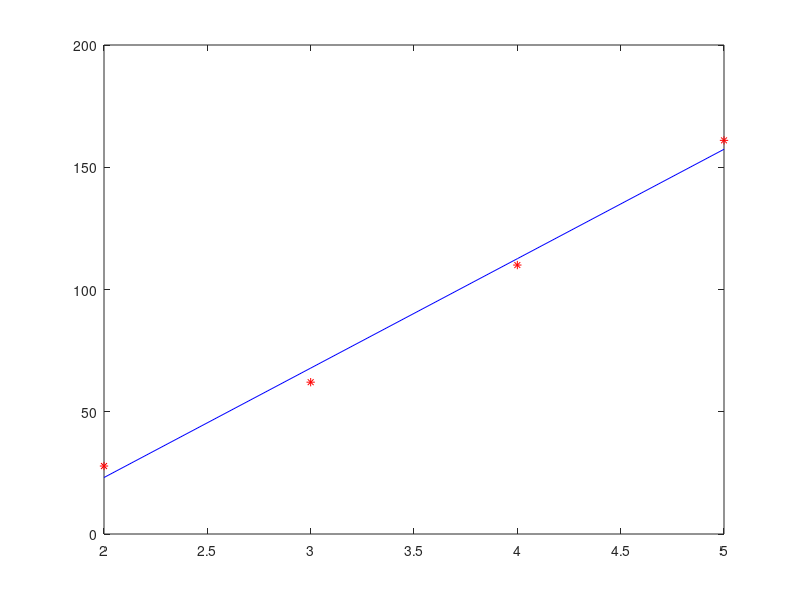

Recreate this plot in MATLAB.
format short
clc
clear all;
x=[2 3 4 5];
y=[27.8 62.1 110 161];
plot(x,y,'r*');
hold on
n=length(x);
sum_x=sum(x);
sum_y=sum(y);
sum_x2=sum(x.*x);
sum_xy=sum(x.*y);
A=[n sum_x;sum_x sum_x2];
b=[sum_y;sum_xy];
f=inv(A)*b;
t=f(1)+f(2)*x;
plot(x,t,'b');